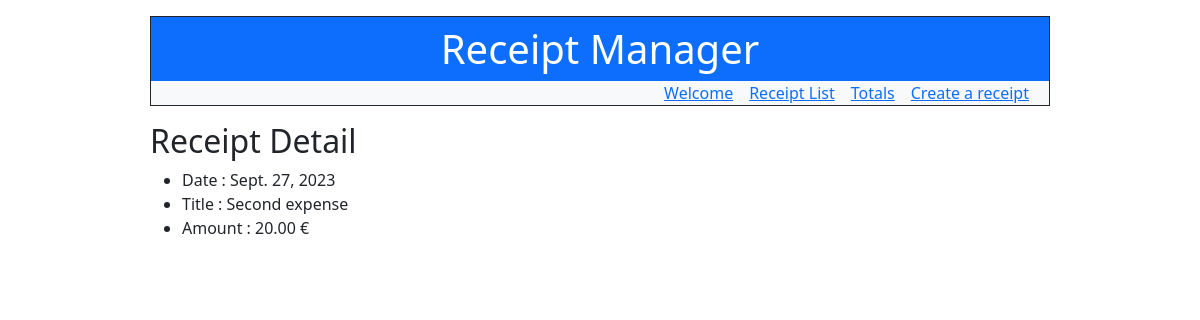
The app's page /receipt/2/ with its own data.
### receiptapp/models.py (models this page shows)
class Receipt(models.Model):
    date = models.DateField(unique=True)
    title = models.fields.CharField(max_length=100)
    amount = models.fields.DecimalField(max_digits=10, decimal_places=2)
    objects = models.Manager()

### receiptapp/views.py (the view)
# urls.py: path('receipt/<int:receipt_id>/', views.receipt_detail, name='receipt-detail'),
def receipt_detail(request, receipt_id):
    receipt = Receipt.objects.get(id=receipt_id)
    return render(
        request,
        'receiptapp/receipt_detail.html',
        {'receipt': receipt}
    )

### receiptapp/templates/receiptapp/receipt_detail.html
{% extends 'receiptapp/base.html' %}
{% block content %}
<h2>Receipt Detail</h2>
<div>
    <ul>
        <li>Date : {{ receipt.date }}</li>
        <li>Title : {{ receipt.title }}</li>
        <li>
            <span>Amount : {{ receipt.amount }}</span>
            <span>&#8364;</span>
        </li>
    </ul>
</div>
{% endblock %}

### records on screen
Receipt: date "Sept. 27, 2023", title "Second expense", amount "20.00"
